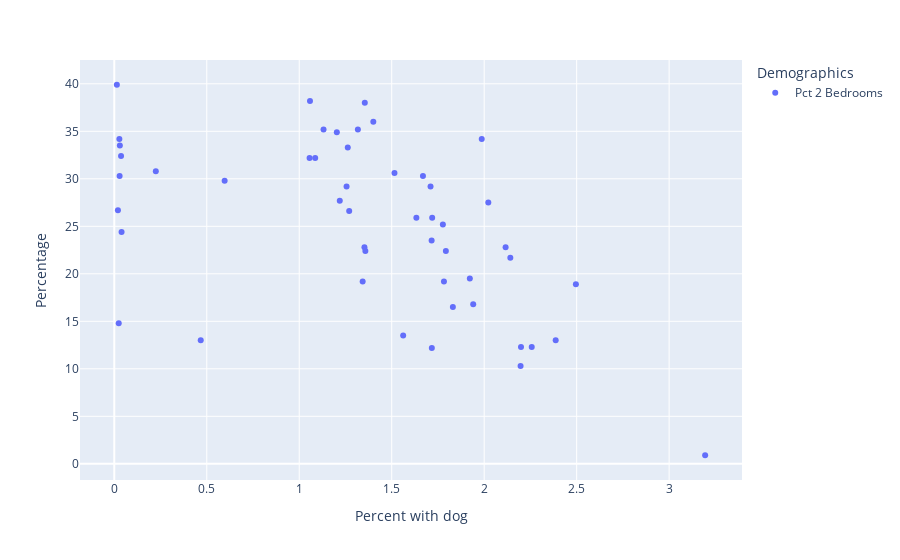

Notebook code cell kept with this figure:
### Code cell
plot_attribute('Pct 2 Bedrooms')

### Figure 1 — Plotly figure (JSON) as saved in the notebook; plotly's stock layout.template omitted (floating-point values rounded to 4 significant figures)
{"data": [{"hovertemplate": "variable=Pct 2 Bedrooms<br>households_with_dog_pct=%{x}<br>value=%{y}<extra></extra>", "legendgroup": "Pct 2 Bedrooms", "marker": {"color": "#636efa", "symbol": "circle"}, "mode": "markers", "name": "Pct 2 Bedrooms", "orientation": "v", "showlegend": true, "type": "scatter", "x": [1.782, 1.358, 1.401, 1.922, 0.01382, 1.719, 2.116, 1.515, 1.262, 1.669, 0.02869, 0.5967, 1.633, 1.987, 0.4673, 1.717, 0.2245, 0.02395, 2.496, 0.03003, 0.03648, 0.01968, 1.343, 0.0393, 0.0274, 1.562, 1.086, 1.71, 1.058, 1.056, 1.219, 1.203, 1.256, 2.199, 1.793, 1.777, 2.257, 1.27, 1.131, 1.353, 1.831, 3.195, 1.716, 1.317, 1.941, 1.354, 2.141, 2.022, 2.197, 2.387], "xaxis": "x", "y": [19.2, 22.4, 36, 19.5, 39.9, 25.9, 22.8, 30.6, 33.3, 30.3, 30.3, 29.8, 25.9, 34.2, 13, 12.2, 30.8, 14.8, 18.9, 33.5, 32.4, 26.7, 19.2, 24.4, 34.2, 13.5, 32.2, 29.2, 38.2, 32.2, 27.7, 34.9, 29.2, 12.3, 22.4, 25.2, 12.3, 26.6, 35.2, 22.8, 16.5, 0.9, 23.5, 35.2, 16.8, 38, 21.7, 27.5, 10.3, 13], "yaxis": "y"}], "layout": {"legend": {"title": {"text": "Demographics"}, "tracegroupgap": 0}, "margin": {"t": 60}, "xaxis": {"anchor": "y", "domain": [0, 1], "title": {"text": "Percent with dog"}}, "yaxis": {"anchor": "x", "domain": [0, 1], "title": {"text": "Percentage"}}}}
